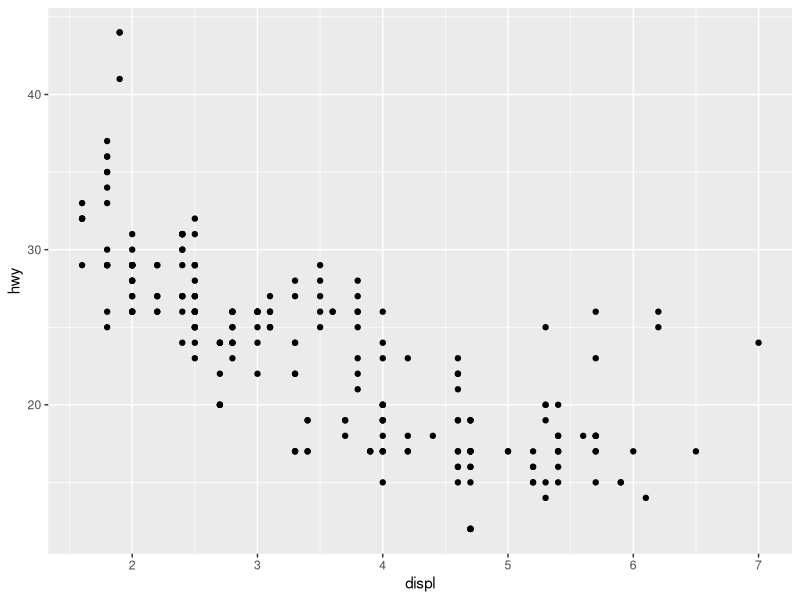
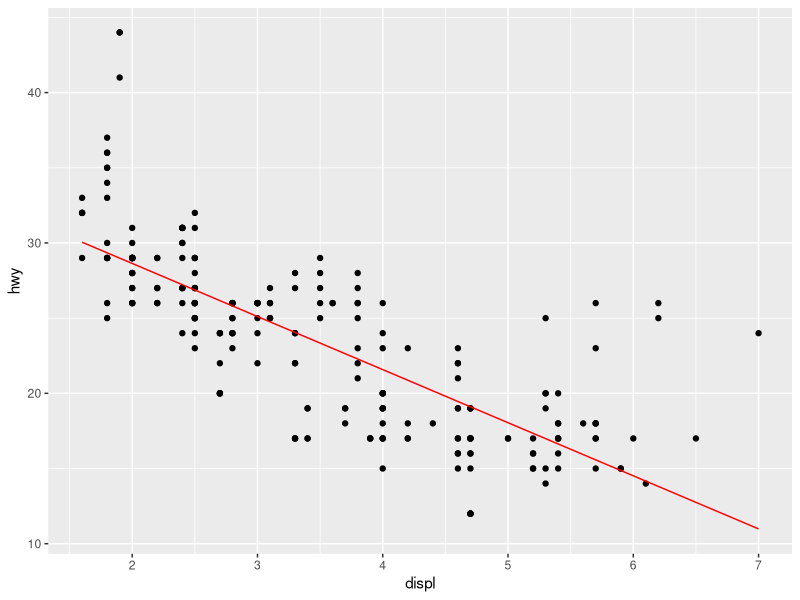
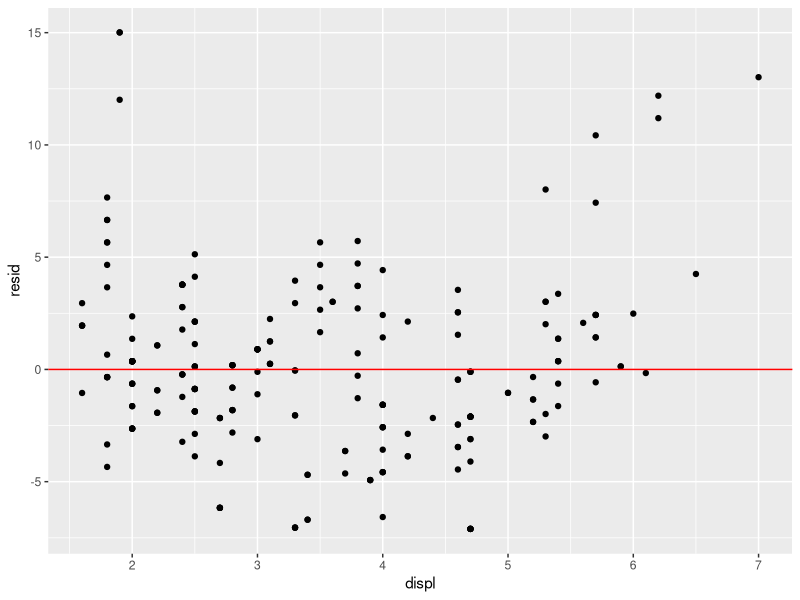
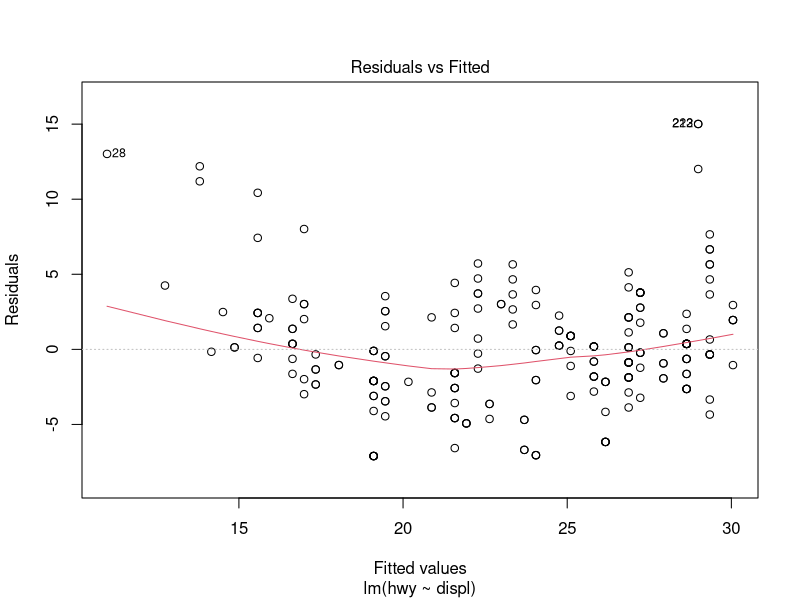
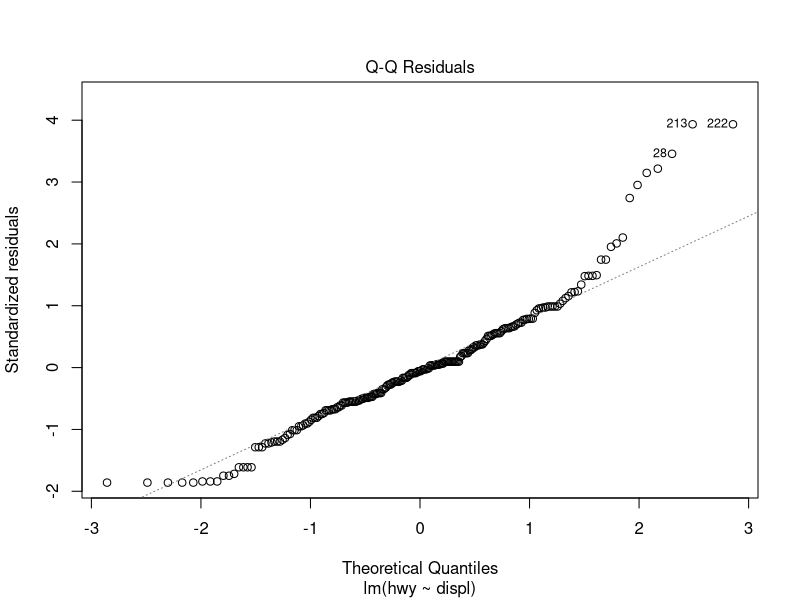
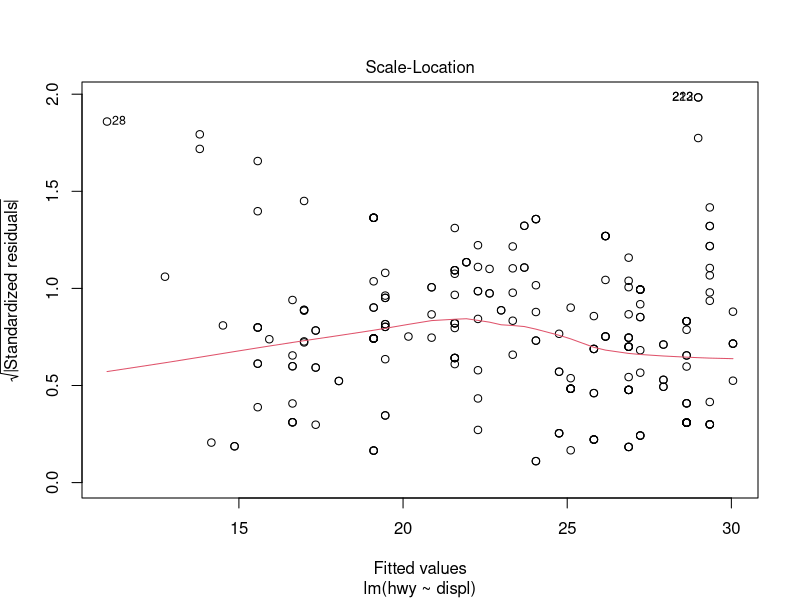
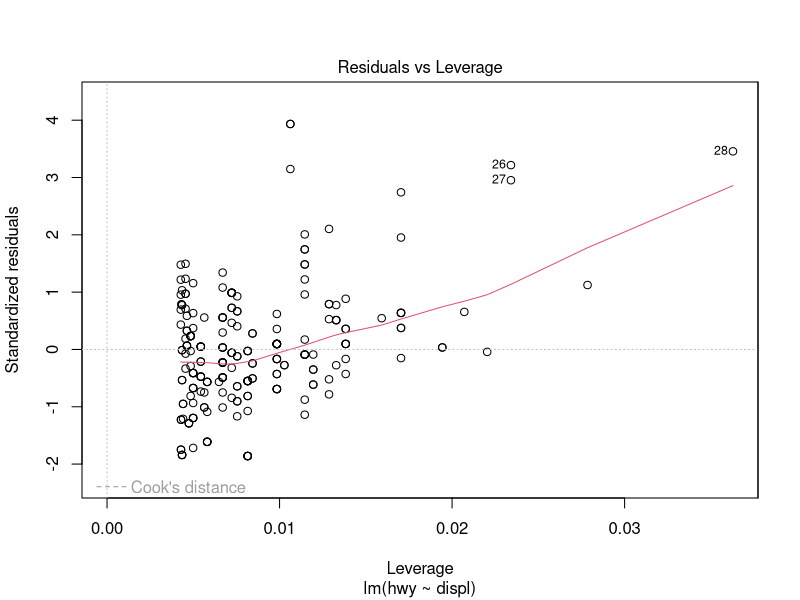
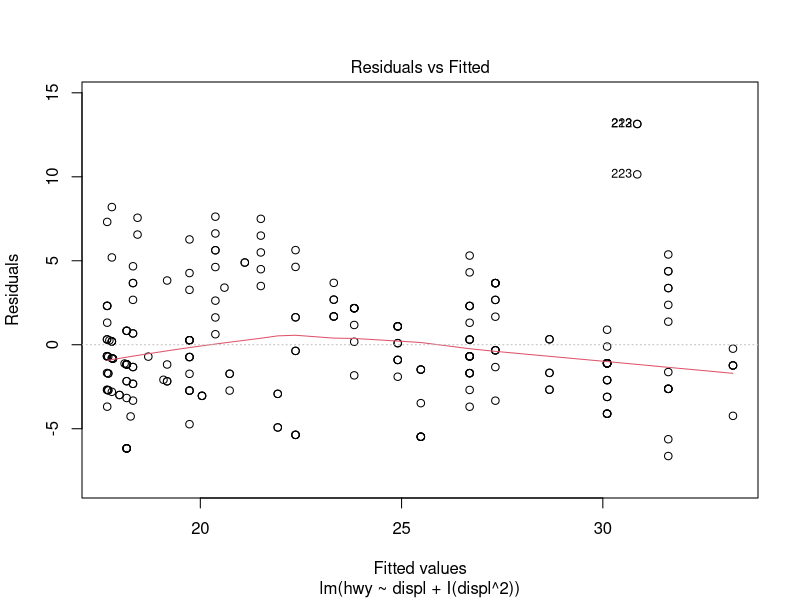

Reproduce these figures in R, in order.
library(tidyverse)
library(modelr)

# Miles-per-gallon
# displ: tamaño del motor
# hwy: rendimiento en autopista
ggplot(data=mpg) + geom_point(aes(x=displ, y=hwy))

# hwy = w0 * 1 + w1 * displ
mod <- lm(hwy ~ displ, data=mpg)

# Data grid
grid <- modelr::data_grid(data=mpg, displ) %>% 
  add_predictions(mod)

# Plot de las predicciones
ggplot(data=mpg) + geom_point(aes(x=displ, y=hwy)) +
  geom_line(data=grid, aes(x=displ, y=pred),
            color='red')

# Ver los residuos
# Version a mano (no nos gusta)
# mutate(mpg, resid=hwy - (35.697651 -3.530589 * displ)
mpg_res <- modelr::add_residuals(mpg, mod)

ggplot(data=mpg_res) + 
  geom_point(aes(x=displ, y=resid)) +
  geom_abline(intercept=0, slope=0, color='red')

# Usar R-base
plot(mod)

# Ver los coeficientes / tests estadísticos
# Residual standard error: 3.836 on 232 degrees of freedom
# Multiple R-squared:  0.5868,	Adjusted R-squared:  0.585 
summary(mod)
modelr::rmse(mod, mpg)

###
# Modelo multiple
###
mod2 <- lm(hwy ~ displ + I(displ^2), data=mpg)
# mod2 <- lm(hwy ~ poly(displ, 20), data=mpg)

plot(mod2)
summary(mod2)
# Residual standard error: 3.423 on 231 degrees of freedom
# Multiple R-squared:  0.6725,	Adjusted R-squared:  0.6696

# Data grid
grid <- modelr::data_grid(data=mpg, displ) %>% 
  add_predictions(mod2)

# Plot de las predicciones
ggplot(data=mpg) + geom_point(aes(x=displ, y=hwy)) +
  geom_line(data=grid, aes(x=displ, y=pred),
            color='red')


#### Class
#
ggplot(data=mpg) + geom_point(aes(x=displ, y=hwy,
                                  color=class))
ggplot(data=mpg_res) + 
  geom_point(aes(x=displ, y=resid, color=class)) +
  geom_abline(intercept=0, slope=0, color='red')

mod3 <- lm(hwy ~ displ + I(displ^2) + class, data=mpg)

summary(mod3)

# Data grid
grid <- modelr::data_grid(data=mpg, displ, class) %>%
  add_predictions(mod3)

# Plot de las predicciones
ggplot(data=mpg) + geom_point(aes(x=displ, y=hwy, color=class)) +
  geom_line(data=grid, 
            aes(x=displ, y=pred, color=class)) +
  facet_wrap(~class)

##
## Interacciones
##
mod4 <- lm(hwy ~ displ * class + 
             I(displ^2) * class - class, data=mpg)

summary(mod4)

# Data grid
grid <- modelr::data_grid(data=mpg, displ, class) %>%
  add_predictions(mod4)

# Plot de las predicciones
ggplot(data=mpg) + geom_point(aes(x=displ, y=hwy, color=class)) +
  geom_line(data=grid, 
            aes(x=displ, y=pred, color=class)) +
  facet_wrap(~class)
